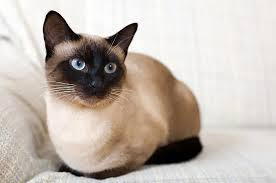
#> input picture images/kucing.png, 276 x 183 px
$ jupyter execute sourceCode.ipynb
#> lines starting #> are read from the running program, lines starting #| are printed output that depends on the picture
#> further down, img is the input picture: shape (183, 276, 3); mean B, G, R 176.3, 184.6, 194.6
[cell 1]
import cv2
import numpy as np
import matplotlib.pyplot as plt

[cell 2]
# lightness method
def gray_lightness(img):
  max_rgb = np.max(img, axis=2).astype(np.int16)
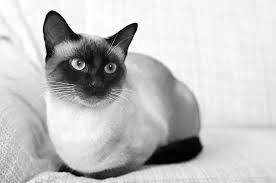
#> max_rgb: shape (183, 276) int16; min 0, max 255, mean 194.8
  min_rgb = np.min(img, axis=2).astype(np.int16)
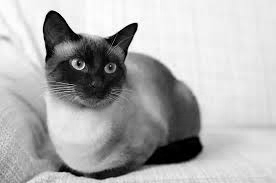
#> min_rgb: shape (183, 276) int16; min 0, max 255, mean 176
  gray = ((max_rgb + min_rgb) // 2).astype(np.uint8)
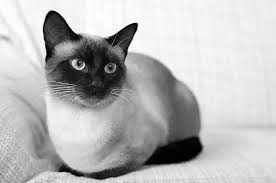
#> gray: shape (183, 276); min 0, max 255, mean 185.2
  return gray

[cell 3]
# average method
def gray_average(img):
  gray = np.mean(img, axis=2).astype(np.uint8)
  return gray

[cell 4]
# luminosity method
def gray_luminosity(img):
  B, G, R = img[:,:,0], img[:,:,1], img[:,:,2]
  gray = (0.21 * R + 0.71 * G + 0.07 * B).astype(np.uint8)
  return gray

[cell 5]
# menampilkan hasil grayscale
def showGrayscale(img):
  fig, axs = plt.subplots(2, 2, figsize=(10, 8))
  axs[0, 0].imshow(cv2.cvtColor(img, cv2.COLOR_BGR2RGB))
  axs[0, 0].set_title('Original')
  axs[0, 0].axis('off')

  axs[0, 1].imshow(gray_lightness(img), cmap='gray')
  axs[0, 1].set_title('Grayscale - Lightness')
  axs[0, 1].axis('off')

  axs[1, 0].imshow(gray_average(img), cmap='gray')
  axs[1, 0].set_title('Grayscale - Average')
  axs[1, 0].axis('off')

  axs[1, 1].imshow(gray_luminosity(img), cmap='gray')
  axs[1, 1].set_title('Grayscale - Luminosity')
  axs[1, 1].axis('off')

  plt.tight_layout()
  plt.show()
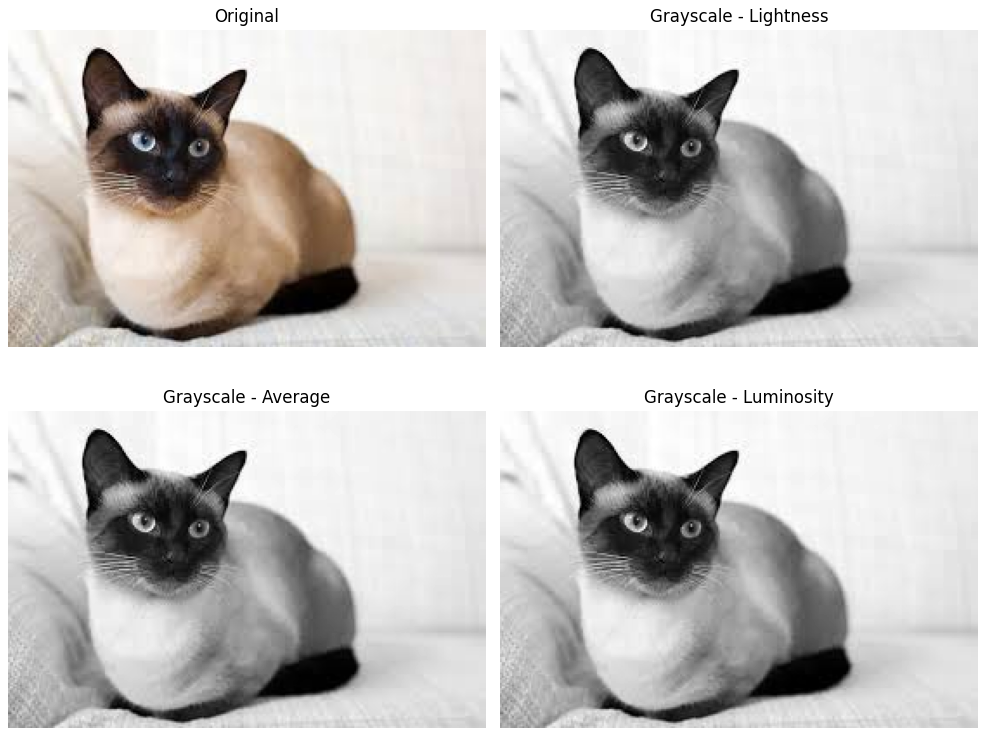
#> figure drawn by matplotlib, 4 panels

  return

[cell 6]
# ganti dengan path gambar
img = cv2.imread('../../../images/kucing.png')
if img is None:
  print("Gagal memuat gambar!")
  exit()

showGrayscale(img)
